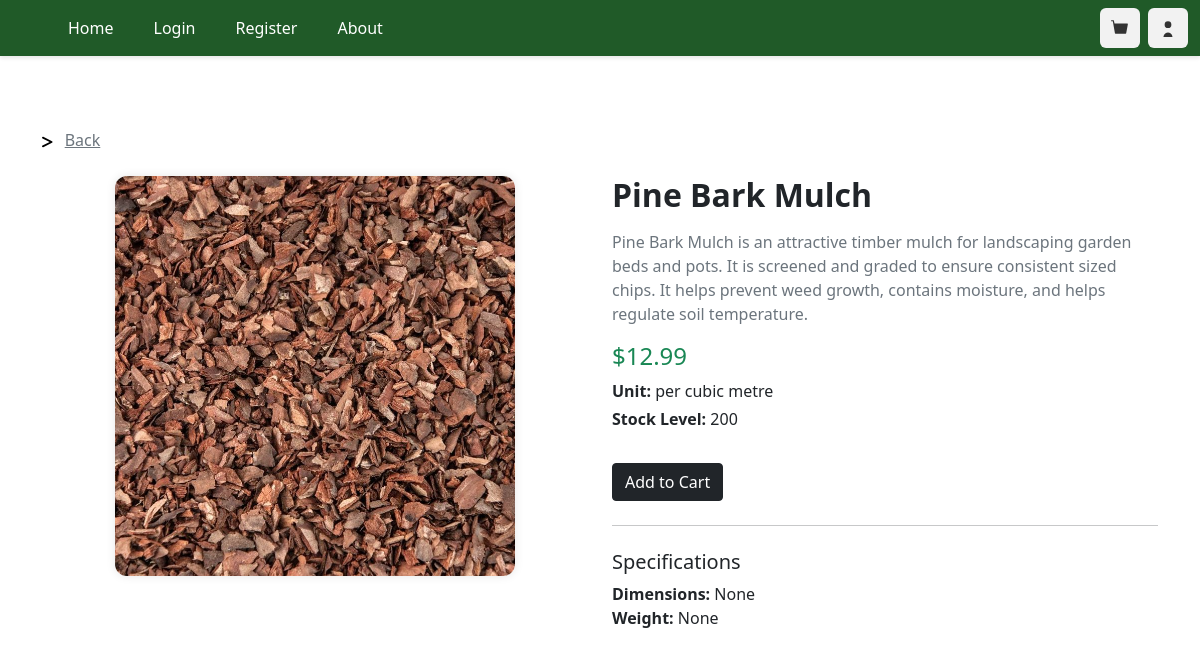
/product_view_5, run on the app's committed database.
### ORM/tables.py (models this page shows, shortened)
class Product(TimeStampedModel):
    __tablename__ = 'products'
    id = Column(Integer, primary_key=True, autoincrement=True)
    name = Column(String(100), nullable=False)
    description = Column(String, nullable=False)
    dimensions = Column(String(50), nullable=True)
    weight = Column(REAL, nullable=True)
    unit = Column(String(50), nullable=False)
    price = Column(REAL, nullable=False)
    stock_level = Column(Integer, nullable=False)
    category = Column(Integer, ForeignKey('categories.id'), nullable=False, index=True)
    image = Column(String(100), nullable=False)
    orders = Relationship('Order', back_populates='product')
    categories = Relationship('Category', back_populates='product')

### main.py (the view)
@limiter.limit(default)
@app.route("/product_view_<int:product_id>", methods=['POST', 'GET'])
def product_view(product_id):
    product_obj = get_product_by_id(product_id)
    if product_obj == None:
        abort(404)
    return render_template("product_view.html", product=product_obj)

### ORM/ORM_operations.py (called while the page is built)
def get_product_by_id(product_id:int):
    product = Product.query.filter(Product.id == product_id).first()
    if product is None:
       raise Exception('Valid product expected but NoneType was given')
    return product

### main.py (called while the page is built)
@app.after_request
def add_security_headers(resp):
    resp.headers['Content-Security-Policy'] =  "default-src 'self'; object-src 'none'; base-uri 'none';" #prevents inline scripts from running and objects
    resp.headers['X-Content-Type-Options'] = 'nosniff' #forces the browser to honour the content type instead of auto detecting
    resp.headers['X-Frame-Options'] = 'SAMEORIGIN' #prevents external sites from embedding this site in iframe, helping prevent clickjacking
    return resp

### templates/product_view.html (shortened to what this page needs)
{% extends "base.html" %}
{% block content %}
<div class="container my-5" style="padding-top: 5rem">
    <svg xmlns="http://www.w3.org/2000/svg" height="14" width="10.5" viewBox="0 0 384 512">
        <path d="M3.4 81.7c-7.9 15.8-1.5 35 14.3 42.9L280.5 256 17.7 387.4C1.9 395.3-4.5 414.5 3.4 430.3s27.1 22.2 42.9 14.3l320-160c10.8-5.4 17.7-16.5 17.7-28.6s-6.8-23.2-17.7-28.6l-320-160c-15.8-7.9-35-1.5-42.9 14.3z"/>
    </svg>
    <a href="/" class="text-muted px-2">Back</a>
    <div class="row mt-4">
        <div class="col-md-6 d-flex align-items-start justify-content-center">
            <div style="width: 400px; height: 400px; overflow: hidden; border-radius: 0.75rem; box-shadow: 0 0 10px rgba(0,0,0,0.1);">
                <img src="{{ product.image }}" alt="{{ product.name }}"
                     style="width: 100%; height: 100%; object-fit: cover;">
            </div>
        </div>
        <div class="col-md-6">
            <h2 class="fw-bold mb-3">{{ product.name }}</h2>
            <p class="text-muted">{{ product.description }}</p>
            <h4 class="text-success">${{ product.price }}</h4>
            <p class="mb-1"><strong>Unit:</strong> {{ product.unit }}</p>
            <p><strong>Stock Level:</strong> {{ product.stock_level }}</p>
            <button class="btn btn-dark mt-3" id="add_to_cart">
                 Add to Cart
            </button>
            <hr class="my-4">
            <h5>Specifications</h5>
            <ul class="list-unstyled">
                <li><strong>Dimensions:</strong> {{ product.dimensions }}</li>
                <li><strong>Weight:</strong> {{ product.weight }}</li>
            </ul>
        </div>
    </div>
</div>
{% endblock %}

### data on the page
Product: image (picture), name "Pine Bark Mulch", description "Pine Bark Mulch is an attractive timber mulch for landscaping garden beds and pots. It is screened and graded to ensure consistent sized chips. It helps prevent weed growth, contains moisture, and helps regulate soil temperature.", price "12.99", unit "per cubic metre", stock_level "200", dimensions "None", weight "None"
